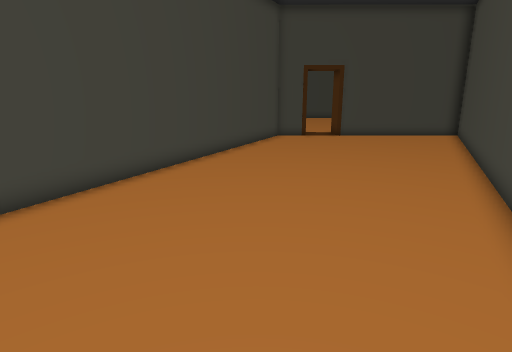
view 1 (above)

18 first-person views from a walk through a Godot game level. The camera is 1.3 m above the floor, tilts 14° down and sees 75° across. The floor is counted in squares, 0.5 m on a side. Each view is taken from the middle of a square. On the plan, view 1 faces up. The plan holds only what a view shows up to about 20 squares ahead; the rest is blank. The place goes on beyond the plan. Door leaves are left out where a doorway can be walked through.

view 2
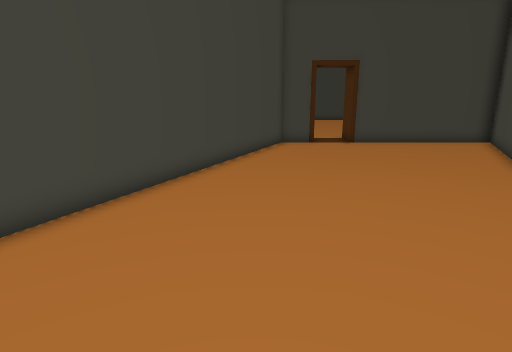

view 3
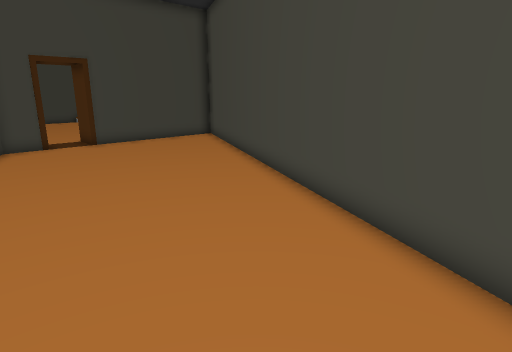

view 4
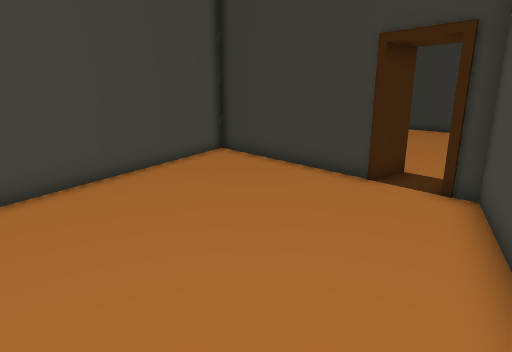

view 5
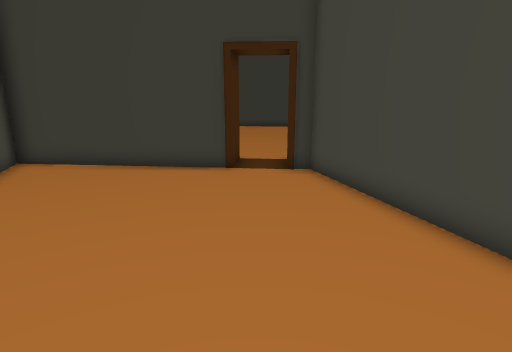

view 6
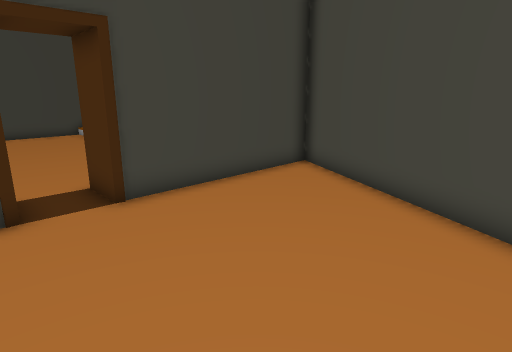

view 7
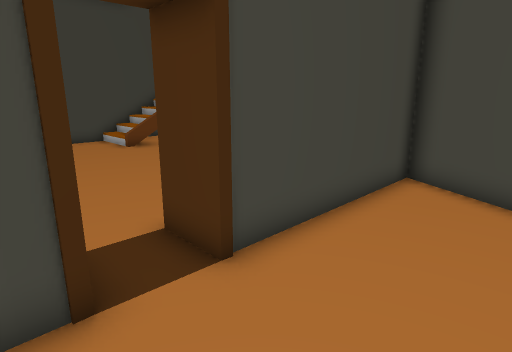

view 8
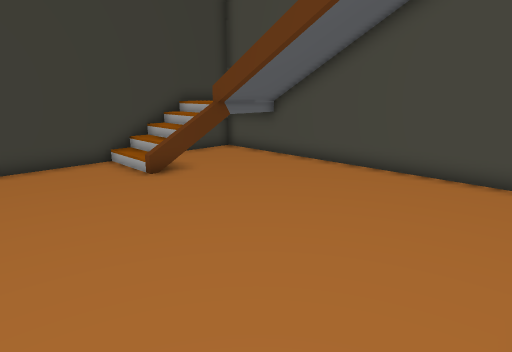

view 9
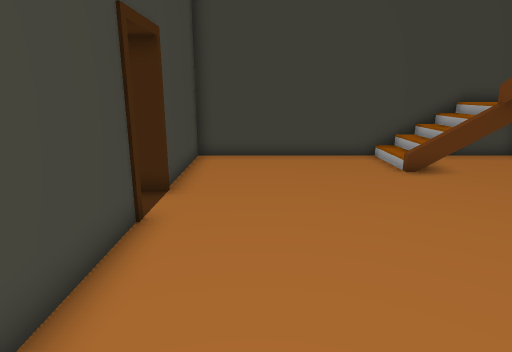

view 10
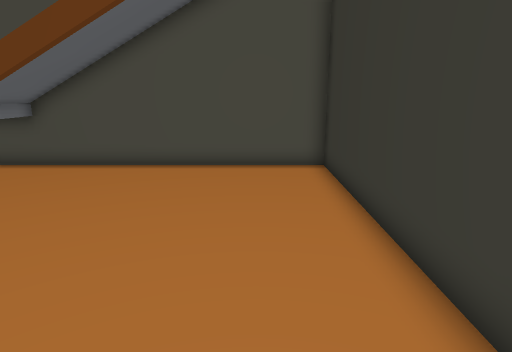

view 11
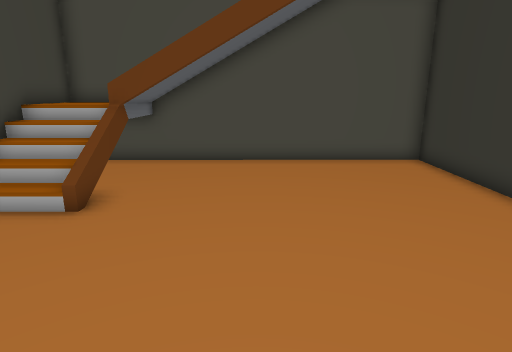

view 12
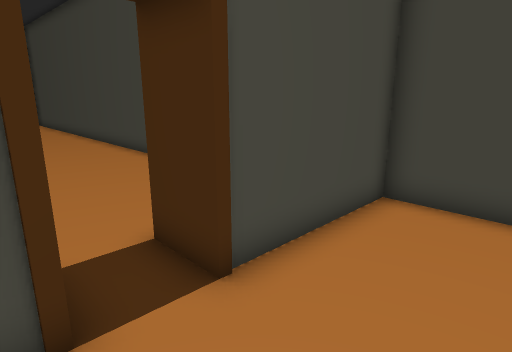

view 13
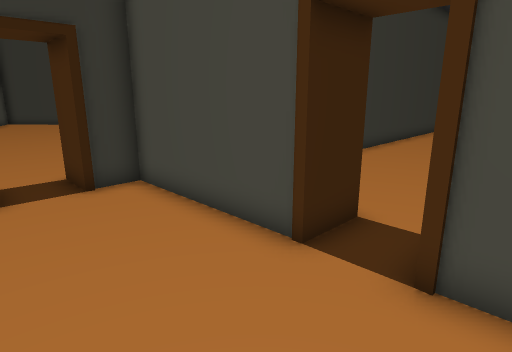

view 14
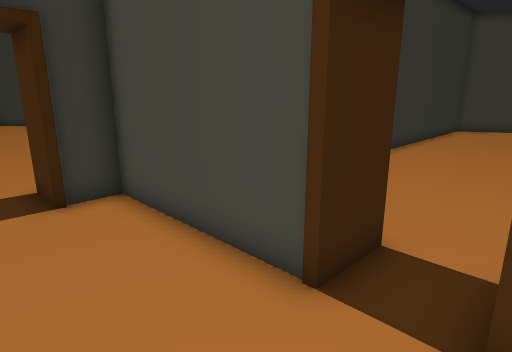

view 15
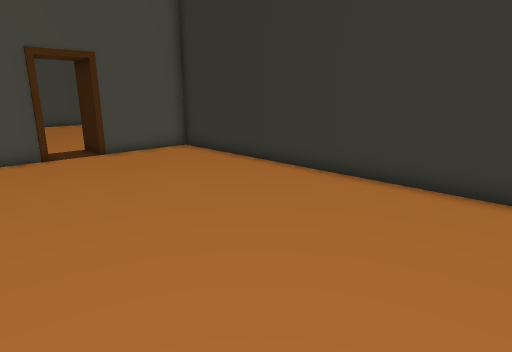

view 16
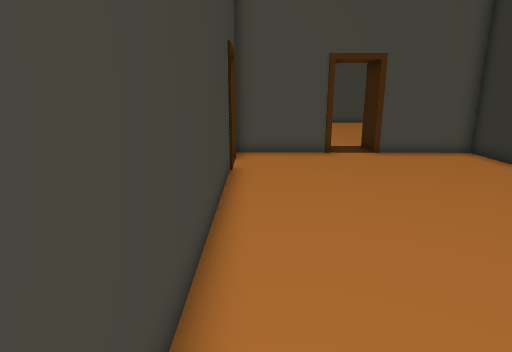

view 17
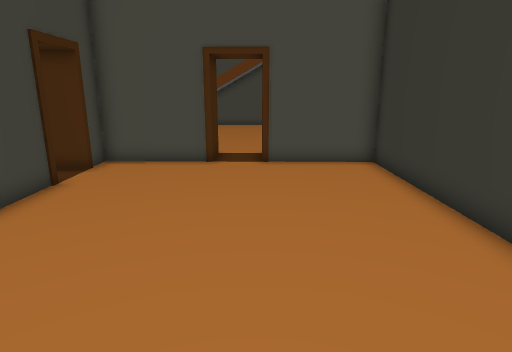

view 18
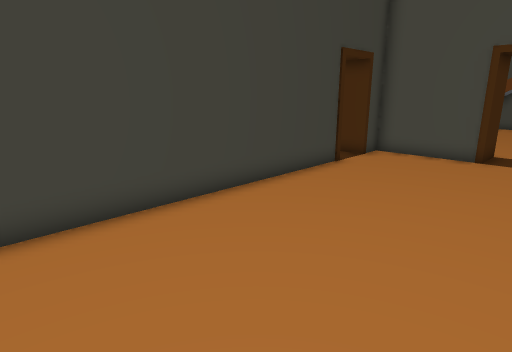

### Floor plan
Key: @ floor where view 1 was taken; # wall or solid block; . main floor; : floor 1.25 m higher than the main floor; / step, stairs or slope; = window, fence, low wall or low ledge.
Columns run from 15 left of view 1 to 15 right of it. Each row starts with its distance up from view 1.
 36                  ##############
 35 ################ #......////::#
 34 ...............# #......////::#
 33 ...............# #......///=//#
 32 ...............###........./  #
 31  ..............###.........#//#
 30 ..............................#
 29 ...............##.............#
 28 ...............###............#
 27 ...............###............#
 26 ...............# #............#
 25 ...............# #............#
 24 ################ #............#
 23                  ##...........#
 22                  ##.###########
 21                 ###.#########
 20                ##..........#
 19                #...........#
 18               ##..........##
 17               #...........#
 16              ##..........##
 15              #...........#
 14             ##..........##
 13             #...........#
 12            ##..........##
 11            #...........#
 10            #..........##
  9           ##..........#
  8           #..........##
  7          ##..........#
  6          #..........##
  5          #..........#
  4          #.........##
  3          ###.......#
  2           ##......##
  1            ##.....#
  0             ##.@.##
 -1              ##..#
 -2               ####

Positions as (right, up) in squares from view 1, and headings:
1: (0, 0), facing up
2: (0, 3), facing up
3: (-1, 3), facing up-right
4: (-1, 13), facing down
5: (3, 12), facing down-left
6: (2, 13), facing up-right
7: (2, 17), facing up-right
8: (4, 23), facing up-right
9: (4, 22), facing up
10: (3, 25), facing right
11: (2, 29), facing right
12: (5, 28), facing up-left
13: (6, 32), facing down-left
14: (5, 31), facing down-left
15: (-15, 34), facing down-right
16: (-15, 34), facing right
17: (-13, 29), facing right
18: (-15, 28), facing up-right
